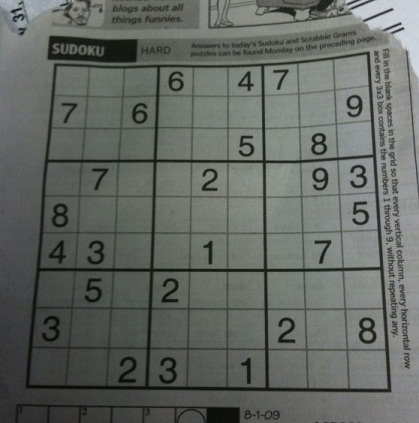
#> input picture OpenCV/binary processing/thresholding/otsu/sudoku.jpg, 419 x 423 px
$ jupyter execute ost_vs_noise.ipynb
#> lines starting #> are read from the running program, lines starting #| are printed output that depends on the picture; after the words box and inside, x2 and y2 are one past the last pixel; in counts of white or black regions, pixels touching at a corner belong together
[cell 1]
import cv2 as cv
from matplotlib import pyplot as plt

otsu will work based on the image histogram(the assumption of atsu)

in real world we have:

   * non-normal brigthness

   * shadows!

[cell 2]
image = cv.imread('sudoku.jpg',0)
#> image: shape (423, 419); min 5, max 218, mean 101.9

_ ,binary_threshold = cv.threshold(image,127,255,cv.THRESH_BINARY)
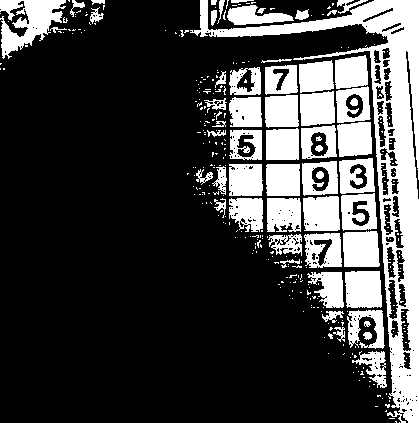
#> binary_threshold: shape (423, 419); 25.6% white; 333 white regions (274 under 20 px), largest, box (x1, y1, x2, y2) and area: (190, 0, 419, 423) 14935, (0, 0, 66, 59) 2037, (345, 271, 382, 308) 1282
_ ,otsu_image = cv.threshold(image,0,255,cv.THRESH_BINARY+cv.THRESH_OTSU)
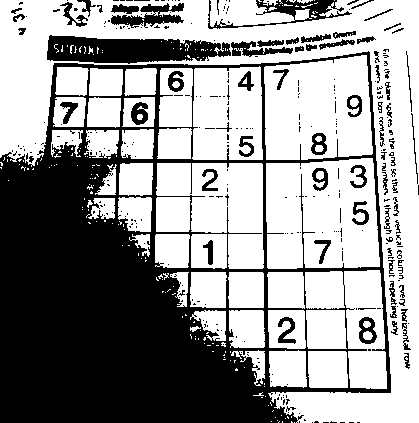
#> otsu_image: shape (423, 419); 59.5% white; 336 black regions (260 under 20 px), largest, box (x1, y1, x2, y2) and area: (0, 51, 391, 423) 58753, (47, 35, 231, 64) 3751, (208, 0, 352, 29) 1133
blured_image = cv.GaussianBlur(image,(3,3),0)
_ ,otsu_gaussian = cv.threshold(blured_image,0,255,cv.THRESH_BINARY+cv.THRESH_OTSU)
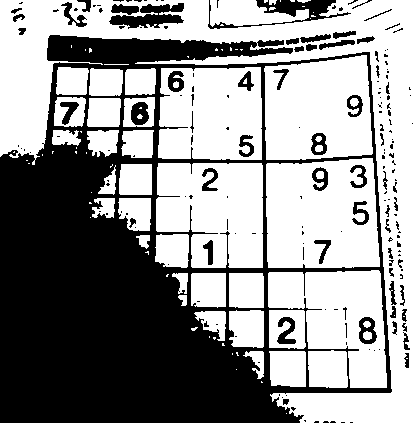
#> otsu_gaussian: shape (423, 419); 58.3% white; 184 black regions (126 under 20 px), largest, box (x1, y1, x2, y2) and area: (0, 35, 392, 423) 65635, (208, 0, 351, 29) 1147, (109, 3, 184, 29) 1013

plt.figure(figsize=[20,10])
plt.subplot(131);plt.imshow(binary_threshold, cmap='gray');plt.title("binary threshold")
plt.subplot(132);plt.imshow(otsu_image, cmap='gray');plt.title("otsu adaotive threshold")
plt.subplot(133);plt.imshow(otsu_gaussian, cmap='gray');plt.title("Gaussian noise deletion")
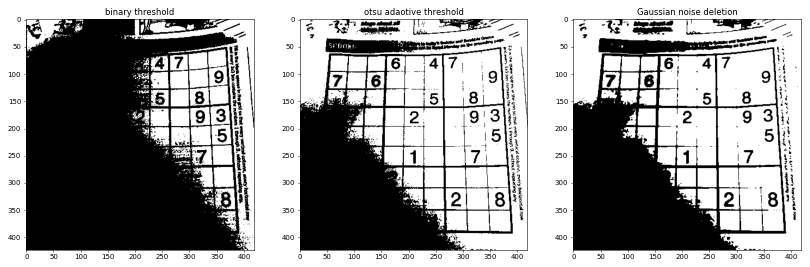
#> figure drawn by matplotlib, 3 panels
